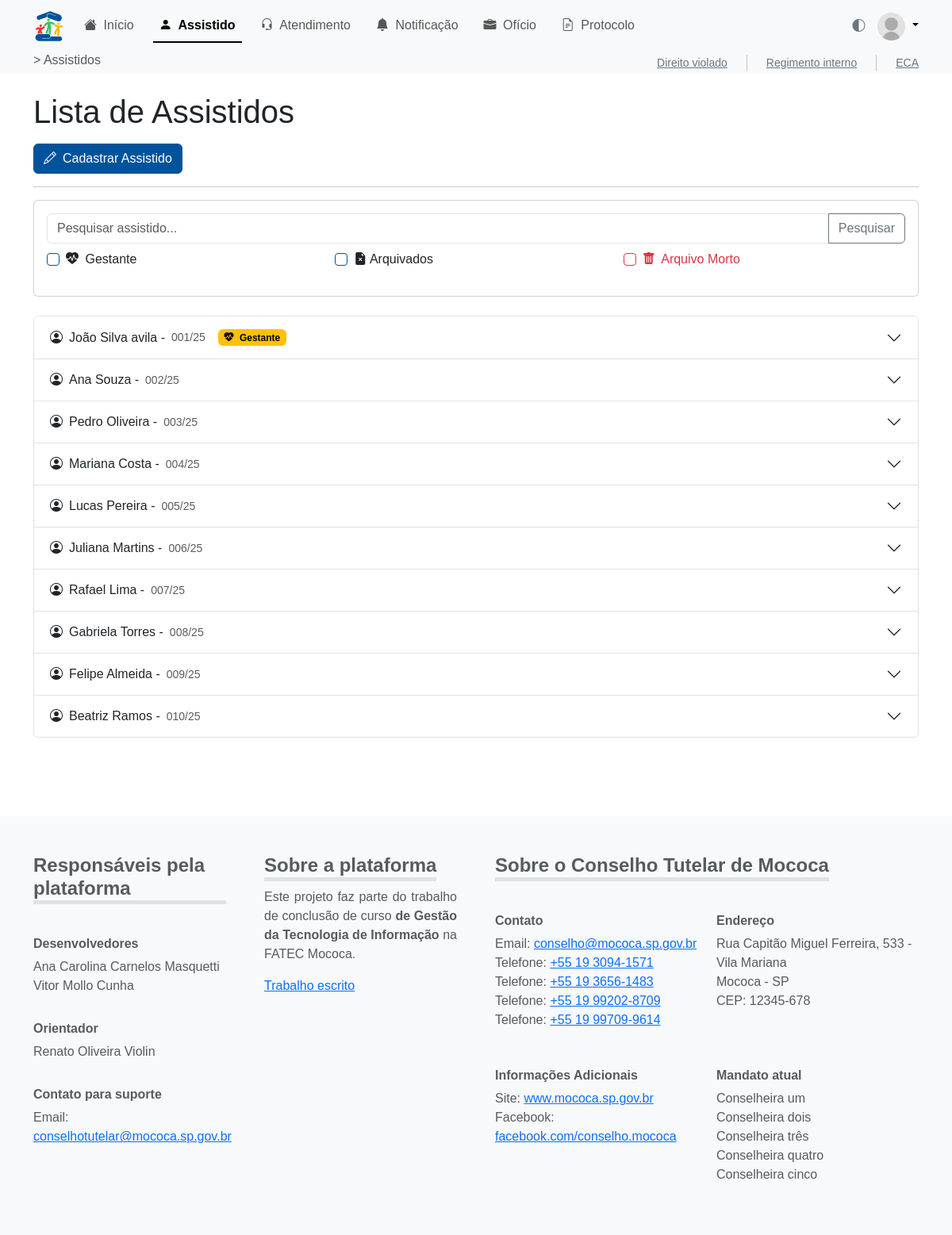
/assistido/, run on the app's committed database.
### assistido/models.py (models this page shows, shortened)
class Assistido(models.Model):
    id_assist = models.AutoField(primary_key=True)
    nmcompleto_assist = models.CharField(max_length=255)
    numero_assist = models.CharField(max_length=50, blank=True, null=True)
    dn_assist = models.DateField()  # Data de nascimento
    nmgenitor_assist = models.CharField(max_length=255, blank=True, null=True)
    nmgenitora_assist = models.CharField(max_length=255, blank=True, null=True)
    DTCADASTRO = models.DateTimeField(auto_now_add=True, verbose_name='Data de Cadastro')
    TIPOS_RESPONSAVEL = [
        ("tio", "Tio"),
        ("tia", "Tia"),
        ("avo", "Avô/Avó"),
        ("primo", "Primo/Prima"),
        ("outro", "Outro"),
    ]
    nmresponsavel_assist = models.CharField(
        max_length=50, choices=TIPOS_RESPONSAVEL, default="outro"
    )
    outro_responsavel = models.CharField(
        max_length=255, blank=True, null=True,
        help_text="Preencher se o tipo do responsável for 'Outro'."
    )
    escola_assist = models.CharField(max_length=255, blank=True, null=True)
    rua_assist = models.CharField(max_length=255, blank=True, null=True)
    bairro_assist = models.CharField(max_length=100, blank=True, null=True)
    cidade_assist = models.CharField(max_length=100, blank=True, null=True)
    numerocasa_assist = models.CharField(max_length=20, blank=True, null=True)
    id_conselheiro = models.ForeignKey(
        Conselheiro,
        on_delete=models.SET_NULL,
        null=True,
        blank=True,
        related_name='assistidos'
    )
    gestante_assist = models.BooleanField(default=False)
    arquivomorto_assist = models.BooleanField(default=False)
    arquivado_assist = models.BooleanField(default=False)
    filaarquivomorto_assist = models.BooleanField(default=False)
    dtarquivomorto_assist = models.DateField(blank=True, null=True)

### assistido/views.py (the view)
# urls.py: path('', views.assistido_view, name='assistidos'),
def assistido_view(request):
    q = request.GET.get('q', '').strip()
    if q:
        assistidos = Assistido.objects.filter(nmcompleto_assist__icontains=q)
    else:
        assistidos = Assistido.objects.all()
    return render(request, 'assistido/assistidos.html', {
        'pagina_atual': 'assistidos',
        'page_title': 'Assistidos',
        'assistidos': assistidos,
        'request': request
    })

### assistido/templatetags/assistido_extras.py (called while the page is built)
@register.filter
def format_telefone(value):
    if not value:
        return ''
    num = re.sub(r'\D', '', value)
    if num.startswith('55'):
        num = num[2:]
    if len(num) == 11:
        return f'{num[0:2]} {num[2:7]}-{num[7:]}'
    elif len(num) == 10:
        return f'{num[0:2]} {num[2:6]}-{num[6:]}'
    elif len(num) == 9:
        return f'{num[0:5]}-{num[5:]}'
    elif len(num) == 8:
        return f'{num[0:4]}-{num[4:]}'
    return value

### assistido/templates/assistido/assistidos.html (shortened to what this page needs)
{% extends 'base.html' %}
{% load assistido_extras %}
{% block content %}
<main style="min-height: 57em;">
  <div class="container my-4">
    <h1 class="mb-3">Lista de Assistidos</h1>
    <a href="" class="btn btn-primary me-2">
      <i class="bi bi-pencil pe-2"></i>Cadastrar Assistido
    </a>
    <hr>
    <div class="card mb-4">
      <div class="card-body container">
        <form method="get" class="mb-3 row g-2">
          <div class="input-group col-12">
            <input type="text" class="form-control" name="q" value="{{ request.GET.q|default:'' }}" placeholder="Pesquisar assistido...">
            <button class="btn btn-outline-secondary" type="submit">Pesquisar</button>
          </div>
          <div class="col-4">
            <div class="form-check">
              <input type="checkbox" class="form-check-input border-primary" id="showGestante">
              <label class="form-check-label" for="showGestante"><i class="bi bi-heart-pulse-fill me-1"></i> Gestante</label>
            </div>
          </div>
          <div class="col-4">
            <div class="form-check">
              <input type="checkbox" class="form-check-input border-primary" id="showGestante">
              <label class="form-check-label" for="showGestante"><i class="bi bi-file-earmark-x-fill"></i> Arquivados</label>
            </div>
          </div>
          <div class="col-4">
            <div class="form-check">
              <input type="checkbox" class="form-check-input  border-danger" id="showGestante">
              <label class="form-check-label text-danger" for="showGestante"><i class="bi bi-trash-fill me-1"></i> Arquivo Morto</label>
            </div>
          </div>
        </form>
      </div>
    </div>
    <div class="accordion" id="assistidosAccordion">
      {% for a in assistidos %}
      <div class="accordion-item">
        <h2 class="accordion-header" id="heading{{ a.id_assist }}">
          <button class="accordion-button collapsed" type="button" data-bs-toggle="collapse"
            data-bs-target="#collapse{{ a.id_assist }}" aria-expanded="false" aria-controls="collapse{{ a.id_assist }}">
            <i class="bi bi-person-circle me-2"></i>
            {{ a.nmcompleto_assist }} - <small class="text-muted ms-2">{{ a.numero_assist }}/{{ a.DTCADASTRO|date:'y' }}</small>
            {% if a.gestante_assist %}
              <span class="badge text-bg-warning ms-3">
                <i class="bi bi-heart-pulse-fill me-1"></i>
                Gestante
              </span>
            {% endif %}
          </button>
        </h2>
      </div>
      {% empty %}
      <p class="text-muted">Nenhum assistido encontrado.</p>
      {% endfor %}
    </div>
  </div>
</main>
{% endblock %}

### static/css/main.css (style rules this page uses)
html,body { height: 100%; }

### static/css/custom.css (style rules this page uses)
:root { --bs-body-font-family: 'Nunito Sans', sans-serif !important; }
:root { --bs-primary: #00539b !important; --bs-primary-rgb: 0, 83, 155 !important; }
.btn-primary { background-color: var(--bs-primary); border-color: var(--bs-primary); }
[data-bs-theme="light"] { --bs-primary: #00539b !important; --bs-body-bg: #ffffff; }

### data on the page
Assistido: nmcompleto_assist "João Silva avila", numero_assist "001", DTCADASTRO "25", gestante_assist True (drawn)
Assistido: nmcompleto_assist "Ana Souza", numero_assist "002", DTCADASTRO "25"
Assistido: nmcompleto_assist "Pedro Oliveira", numero_assist "003", DTCADASTRO "25"
Assistido: nmcompleto_assist "Mariana Costa", numero_assist "004", DTCADASTRO "25"
Assistido: nmcompleto_assist "Lucas Pereira", numero_assist "005", DTCADASTRO "25"
Assistido: nmcompleto_assist "Juliana Martins", numero_assist "006", DTCADASTRO "25"
Assistido: nmcompleto_assist "Rafael Lima", numero_assist "007", DTCADASTRO "25"
Assistido: nmcompleto_assist "Gabriela Torres", numero_assist "008", DTCADASTRO "25"
Assistido: nmcompleto_assist "Felipe Almeida", numero_assist "009", DTCADASTRO "25"
Assistido: nmcompleto_assist "Beatriz Ramos", numero_assist "010", DTCADASTRO "25"
